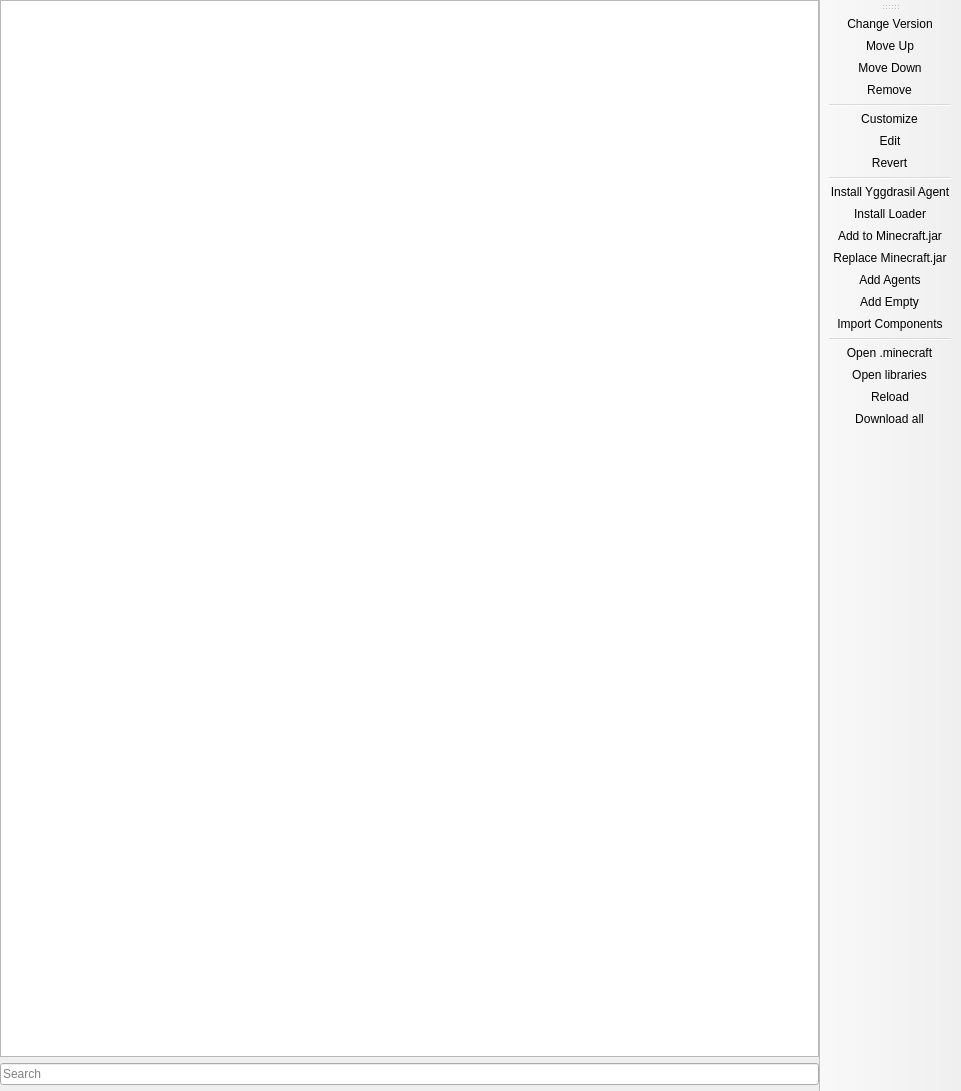
<?xml version="1.0" encoding="UTF-8"?>
<ui version="4.0">
 <class>VersionPage</class>
 <widget class="QMainWindow" name="VersionPage">
  <property name="geometry">
   <rect>
    <x>0</x>
    <y>0</y>
    <width>961</width>
    <height>1091</height>
   </rect>
  </property>
  <widget class="QWidget" name="centralwidget">
   <layout class="QHBoxLayout" name="horizontalLayout">
    <property name="leftMargin">
     <number>0</number>
    </property>
    <property name="topMargin">
     <number>0</number>
    </property>
    <property name="rightMargin">
     <number>0</number>
    </property>
    <property name="bottomMargin">
     <number>0</number>
    </property>
    <item>
     <layout class="QVBoxLayout" name="verticalLayout">
      <item>
       <widget class="ModListView" name="packageView">
        <property name="horizontalScrollBarPolicy">
         <enum>Qt::ScrollBarAlwaysOff</enum>
        </property>
        <property name="sortingEnabled">
         <bool>false</bool>
        </property>
        <property name="headerHidden">
         <bool>false</bool>
        </property>
        <attribute name="headerVisible">
         <bool>true</bool>
        </attribute>
       </widget>
      </item>
      <item>
       <widget class="QLineEdit" name="filterEdit">
        <property name="placeholderText">
         <string>Search</string>
        </property>
       </widget>
      </item>
      <item>
       <widget class="InfoFrame" name="frame">
        <property name="sizePolicy">
         <sizepolicy hsizetype="Preferred" vsizetype="Minimum">
          <horstretch>0</horstretch>
          <verstretch>0</verstretch>
         </sizepolicy>
        </property>
       </widget>
      </item>
     </layout>
    </item>
   </layout>
  </widget>
  <widget class="WideBar" name="toolBar">
   <property name="windowTitle">
    <string>Actions</string>
   </property>
   <property name="allowedAreas">
    <set>Qt::LeftToolBarArea|Qt::RightToolBarArea</set>
   </property>
   <property name="toolButtonStyle">
    <enum>Qt::ToolButtonTextOnly</enum>
   </property>
   <property name="floatable">
    <bool>false</bool>
   </property>
   <attribute name="toolBarArea">
    <enum>RightToolBarArea</enum>
   </attribute>
   <attribute name="toolBarBreak">
    <bool>false</bool>
   </attribute>
   <addaction name="actionChange_version"/>
   <addaction name="actionMove_up"/>
   <addaction name="actionMove_down"/>
   <addaction name="actionRemove"/>
   <addaction name="separator"/>
   <addaction name="actionCustomize"/>
   <addaction name="actionEdit"/>
   <addaction name="actionRevert"/>
   <addaction name="separator"/>
   <addaction name="actionInstall_Agent"/>
   <addaction name="actionInstall_Loader"/>
   <addaction name="actionAdd_to_Minecraft_jar"/>
   <addaction name="actionReplace_Minecraft_jar"/>
   <addaction name="actionAdd_Agents"/>
   <addaction name="actionAdd_Empty"/>
   <addaction name="actionImport_Components"/>
   <addaction name="separator"/>
   <addaction name="actionMinecraftFolder"/>
   <addaction name="actionLibrariesFolder"/>
   <addaction name="actionReload"/>
   <addaction name="actionDownload_All"/>
  </widget>
  <action name="actionChange_version">
   <property name="text">
    <string>Change Version</string>
   </property>
   <property name="toolTip">
    <string>Change version of the selected component.</string>
   </property>
  </action>
  <action name="actionMove_up">
   <property name="text">
    <string>Move Up</string>
   </property>
   <property name="toolTip">
    <string>Make the selected component apply sooner.</string>
   </property>
  </action>
  <action name="actionMove_down">
   <property name="text">
    <string>Move Down</string>
   </property>
   <property name="toolTip">
    <string>Make the selected component apply later.</string>
   </property>
  </action>
  <action name="actionRemove">
   <property name="text">
    <string>Remove</string>
   </property>
   <property name="toolTip">
    <string>Remove selected component from the instance.</string>
   </property>
  </action>
  <action name="actionCustomize">
   <property name="text">
    <string>Customize</string>
   </property>
   <property name="toolTip">
    <string>Customize selected component.</string>
   </property>
  </action>
  <action name="actionEdit">
   <property name="text">
    <string>Edit</string>
   </property>
   <property name="toolTip">
    <string>Edit selected component.</string>
   </property>
  </action>
  <action name="actionRevert">
   <property name="text">
    <string>Revert</string>
   </property>
   <property name="toolTip">
    <string>Revert the selected component to default.</string>
   </property>
  </action>
  <action name="actionInstall_Agent">
   <property name="text">
    <string>Install Yggdrasil Agent</string>
   </property>
   <property name="toolTip">
    <string>Install a Yggdrasil agent.</string>
   </property>
  </action>
  <action name="actionInstall_Loader">
   <property name="text">
    <string>Install Loader</string>
   </property>
   <property name="toolTip">
    <string>Install a mod loader.</string>
   </property>
  </action>
  <action name="actionAdd_to_Minecraft_jar">
   <property name="text">
    <string>Add to Minecraft.jar</string>
   </property>
   <property name="toolTip">
    <string>Add a mod into the Minecraft jar file.</string>
   </property>
  </action>
  <action name="actionReplace_Minecraft_jar">
   <property name="text">
    <string>Replace Minecraft.jar</string>
   </property>
  </action>
  <action name="actionAdd_Agents">
   <property name="text">
    <string>Add Agents</string>
   </property>
   <property name="toolTip">
    <string>Add Java agents.</string>
   </property>
  </action>
  <action name="actionAdd_Empty">
   <property name="text">
    <string>Add Empty</string>
   </property>
   <property name="toolTip">
    <string>Add an empty custom component.</string>
   </property>
  </action>
  <action name="actionReload">
   <property name="text">
    <string>Reload</string>
   </property>
   <property name="toolTip">
    <string>Reload all components.</string>
   </property>
  </action>
  <action name="actionDownload_All">
   <property name="text">
    <string>Download all</string>
   </property>
   <property name="toolTip">
    <string>Download the files needed to launch the instance now.</string>
   </property>
  </action>
  <action name="actionMinecraftFolder">
   <property name="text">
    <string>Open .minecraft</string>
   </property>
   <property name="toolTip">
    <string>Open the instance's .minecraft folder.</string>
   </property>
  </action>
  <action name="actionLibrariesFolder">
   <property name="text">
    <string>Open libraries</string>
   </property>
   <property name="toolTip">
    <string>Open the instance's local libraries folder.</string>
   </property>
  </action>
  <action name="actionImport_Components">
   <property name="text">
    <string>Import Components</string>
   </property>
   <property name="toolTip">
    <string>Import existing component JSON files.</string>
   </property>
  </action>
 </widget>
 <customwidgets>
  <customwidget>
   <class>ModListView</class>
   <extends>QTreeView</extends>
   <header>ui/widgets/ModListView.h</header>
  </customwidget>
  <customwidget>
   <class>InfoFrame</class>
   <extends>QFrame</extends>
   <header>ui/widgets/InfoFrame.h</header>
   <container>1</container>
  </customwidget>
  <customwidget>
   <class>WideBar</class>
   <extends>QToolBar</extends>
   <header>ui/widgets/WideBar.h</header>
  </customwidget>
 </customwidgets>
 <resources/>
 <connections/>
</ui>
